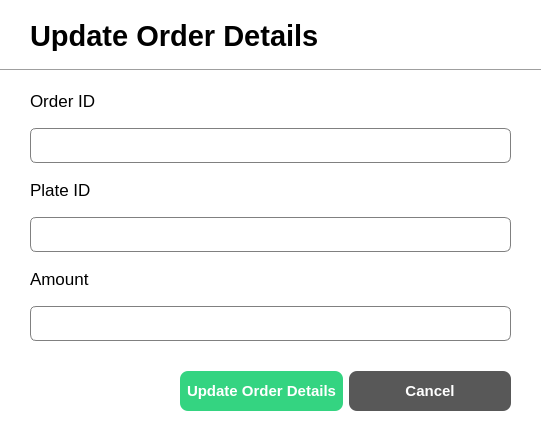
<?xml version="1.0" encoding="UTF-8"?>
<ui version="4.0">
 <class>UpdateOrderDetailsDialog</class>
 <widget class="QDialog" name="UpdateOrderDetailsDialog">
  <property name="geometry">
   <rect>
    <x>0</x>
    <y>0</y>
    <width>542</width>
    <height>433</height>
   </rect>
  </property>
  <property name="windowTitle">
   <string>Dialog</string>
  </property>
  <property name="styleSheet">
   <string notr="true">QDialog{
	background-color: white;
}

QLineEdit{
	border: 1px solid gray;
	border-radius: 6px;
	padding-left: 15px;
height: 35px;
}

</string>
  </property>
  <widget class="QLabel" name="label">
   <property name="geometry">
    <rect>
     <x>30</x>
     <y>20</y>
     <width>301</width>
     <height>31</height>
    </rect>
   </property>
   <property name="font">
    <font>
     <pointsize>22</pointsize>
     <bold>true</bold>
    </font>
   </property>
   <property name="text">
    <string>Update Order Details</string>
   </property>
  </widget>
  <widget class="QWidget" name="layoutWidget">
   <property name="geometry">
    <rect>
     <x>30</x>
     <y>80</y>
     <width>481</width>
     <height>261</height>
    </rect>
   </property>
   <layout class="QVBoxLayout" name="verticalLayout_5">
    <item>
     <layout class="QVBoxLayout" name="verticalLayout">
      <item>
       <widget class="QLabel" name="label_2">
        <property name="font">
         <font>
          <pointsize>13</pointsize>
         </font>
        </property>
        <property name="text">
         <string>Order ID</string>
        </property>
       </widget>
      </item>
      <item>
       <widget class="QLineEdit" name="lineEdit_orderID">
        <property name="minimumSize">
         <size>
          <width>0</width>
          <height>35</height>
         </size>
        </property>
        <property name="maximumSize">
         <size>
          <width>16777215</width>
          <height>35</height>
         </size>
        </property>
       </widget>
      </item>
     </layout>
    </item>
    <item>
     <layout class="QVBoxLayout" name="verticalLayout_2">
      <item>
       <widget class="QLabel" name="label_3">
        <property name="font">
         <font>
          <pointsize>13</pointsize>
         </font>
        </property>
        <property name="text">
         <string>Plate ID</string>
        </property>
       </widget>
      </item>
      <item>
       <widget class="QLineEdit" name="lineEdit_plateID">
        <property name="minimumSize">
         <size>
          <width>0</width>
          <height>35</height>
         </size>
        </property>
        <property name="maximumSize">
         <size>
          <width>16777215</width>
          <height>35</height>
         </size>
        </property>
       </widget>
      </item>
     </layout>
    </item>
    <item>
     <layout class="QVBoxLayout" name="verticalLayout_3">
      <item>
       <widget class="QLabel" name="label_4">
        <property name="font">
         <font>
          <pointsize>13</pointsize>
         </font>
        </property>
        <property name="text">
         <string>Amount</string>
        </property>
       </widget>
      </item>
      <item>
       <widget class="QLineEdit" name="lineEdit_amount">
        <property name="minimumSize">
         <size>
          <width>0</width>
          <height>35</height>
         </size>
        </property>
        <property name="maximumSize">
         <size>
          <width>16777215</width>
          <height>35</height>
         </size>
        </property>
       </widget>
      </item>
     </layout>
    </item>
   </layout>
  </widget>
  <widget class="QWidget" name="layoutWidget">
   <property name="geometry">
    <rect>
     <x>180</x>
     <y>370</y>
     <width>331</width>
     <height>42</height>
    </rect>
   </property>
   <layout class="QHBoxLayout" name="horizontalLayout">
    <item>
     <widget class="QPushButton" name="btn_updateOrderDetails">
      <property name="minimumSize">
       <size>
        <width>0</width>
        <height>40</height>
       </size>
      </property>
      <property name="styleSheet">
       <string notr="true">QPushButton{
	background-color: #34D481;
	color: white;
	border: none;
	border-radius: 8px;
	font-weight: bold;
	font-size: 15px
}</string>
      </property>
      <property name="text">
       <string>Update Order Details</string>
      </property>
     </widget>
    </item>
    <item>
     <widget class="QPushButton" name="btn_cancel">
      <property name="minimumSize">
       <size>
        <width>0</width>
        <height>40</height>
       </size>
      </property>
      <property name="styleSheet">
       <string notr="true">QPushButton{
	background-color: #585858;
	color: white;
	border: none;
	border-radius: 8px;
	font-weight: bold;
	font-size: 15px
}</string>
      </property>
      <property name="text">
       <string>Cancel</string>
      </property>
     </widget>
    </item>
   </layout>
  </widget>
  <widget class="Line" name="line">
   <property name="geometry">
    <rect>
     <x>0</x>
     <y>60</y>
     <width>541</width>
     <height>20</height>
    </rect>
   </property>
   <property name="orientation">
    <enum>Qt::Horizontal</enum>
   </property>
  </widget>
 </widget>
 <resources/>
 <connections/>
</ui>
